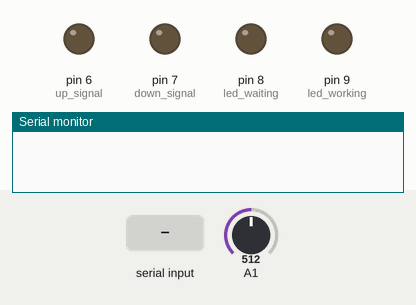
Bench run of a sketch on a simulated Arduino Uno, built with avr-gcc and run on an emulated ATmega328P. Shown: output pins drawn as LEDs (lit = HIGH), the last lines printed to the serial monitor. Inputs (shaded band) come from the test bench; at power-on: A1 = 512.

Above: at 1.2 s.
1.3 s: "play" received over Serial
At 3.0 s:
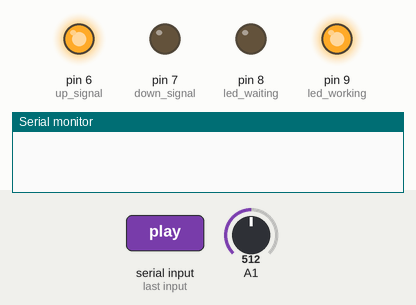
4.3 s: A1 set to 3
7.3 s: A1 set to 0
At 8.4 s:
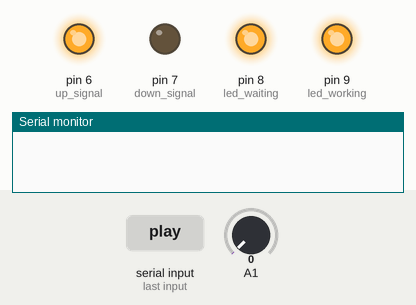
10.3 s: A1 set to 122
At 11.6 s:
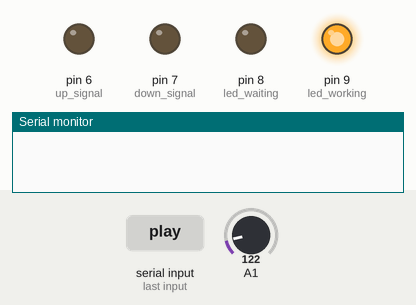
13.3 s: "stop" received over Serial
At 15.2 s:
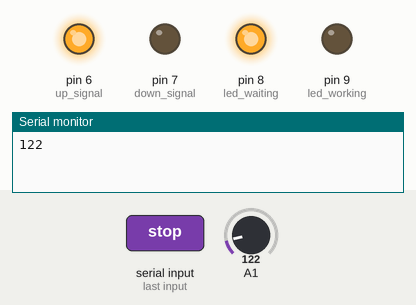
Timing chart, 0 to 17.3 s (numbered marks = the images above; inputs shaded):
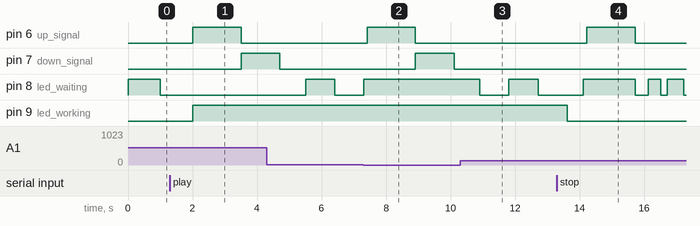

The sketch:

prueba_sensor.ino
```cpp
//Global Variables
String msg = "";
String serial_msg;

bool led_waiting_on= true;

int up_signal=6;
int down_signal=7;
int led_waiting=8;
int led_working=9;

int process_op=0;
int ss_count = 0;

int value_last=0;
int value_current=1;
int value_highest=1;


void setup() {
  pinMode(up_signal,OUTPUT);    // output signal
  pinMode(down_signal,OUTPUT);  // output signal
  pinMode(led_waiting,OUTPUT);  // output signal
  pinMode(led_working,OUTPUT);  // output signal

  Serial.begin(9600); //to print the values

  msg = "";
  serial_msg = "";
}

void loop() {
  //Here start the program
  readSerialPort();
  if(msg != ""){
    if(msg =="play"){
      digitalWrite(led_working,HIGH);
      if (process_op==0){
        go_up();
        go_down();
      }
      sensor_check();
      waiting_signal(100);
    }
    if(msg =="stop"){
      go_up();
      msg="stop1";
      waiting_signal(400);
      waiting_signal(400);
      waiting_signal(200);
    }
    if(msg =="stop1"){
      all_stop();
      waiting_signal(500);
    }
  }else{
    //no msg.. so what to do?
    digitalWrite(led_working,LOW);
    waiting_signal(1000);
  }
}

void all_stop(){
  digitalWrite(up_signal,LOW);
  digitalWrite(down_signal,LOW);
  }
void go_up(){
  digitalWrite(down_signal,LOW);
  digitalWrite(up_signal,HIGH);
  delay(1500);
  all_stop();
  }
void go_down(){
  digitalWrite(up_signal,LOW);
  digitalWrite(down_signal,HIGH);
  delay(1200);
  all_stop();
  }


void sensor_check(){
  delay(800);
  process_op=1;
  if(analogRead(1)>1){
    value_current = analogRead(1);
    if(value_current>value_last){
       value_last= value_current;
       value_current=0;
       ss_count=0;
     }
     else{
       ss_count+=1;
     }
  }else{
    process_op =0;
  }

  if(ss_count>2){
    sendData(String(value_last));
    Serial.println("");
    value_current=0;
    value_last=0;
    process_op =0;
    digitalWrite(led_working,LOW);
    delay(500);
  }
}

// Reading data from the serial port and writing it in the msg
void readSerialPort(){
  serial_msg="";
  if(Serial.available()){
    delay(10);
    while(Serial.available()>0){
      serial_msg += (char)Serial.read();
    }
   Serial.flush();
   if(serial_msg.length()>1){
    msg=serial_msg;
   }
  }
}
//Send the data is just print it
void sendData(String msg_to_send){
  Serial.println(msg_to_send);
}
//led to say is waiting
void waiting_signal(int time_to_stay){
  if (led_waiting_on){
    digitalWrite(led_waiting,HIGH);
    led_waiting_on=false;
  }else{
    digitalWrite(led_waiting,LOW);
    led_waiting_on=true;
  }
  delay(time_to_stay);

}
```

Measured:
- the behaviour switches between 2 and 1 on A1 (found by bisection; images 1 and 2)
- after the input at 1.3 s, pin 6 (up_signal): LOW → HIGH after 0.71 s, → LOW 1.5 s later; pin 7 (down_signal): LOW → HIGH after 2.2 s; pin 8 (led_waiting): stays LOW (without the input it goes to HIGH after 0.70 s); pin 9 (led_working): LOW → HIGH after 0.71 s
- after the input at 7.3 s, pin 6 (up_signal): LOW → HIGH after 0.11 s instead of 1.5 s; pin 7 (down_signal): LOW → HIGH after 1.6 s, → LOW 1.2 s later; pin 8 (led_waiting): goes on until 7.3 s, then stays HIGH; pin 9 (led_working): stays HIGH (without the input it goes to LOW after 0.91 s)
- after the input at 10.3 s, pin 6 (up_signal): stays LOW (without the input it goes to HIGH after 0.71 s); pin 7 (down_signal): stays LOW (without the input it goes to HIGH after 2.2 s)
- after the input at 13.3 s, pin 7 (down_signal): stays LOW (without the input it goes to HIGH after 2.4 s); pin 9 (led_working): goes on until 13.6 s, then stays LOW
